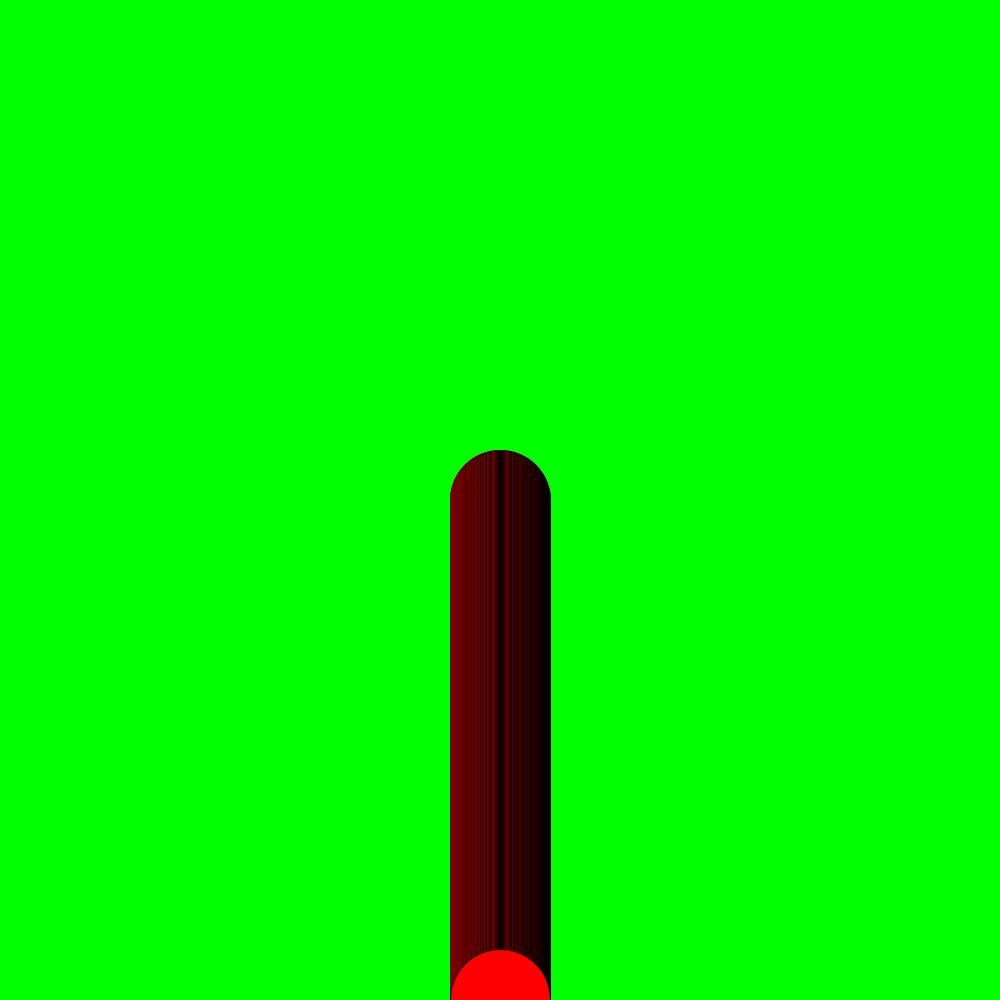
Frame 1 (no input)
Frame 60 (the mouse pressed at the canvas centre just before this capture): identical to frame 1, image omitted
Frame 120 (the mouse held since frame 60 and released just before this capture): identical to frame 1, image omitted

The Processing sketch that drew this single still picture (run headless with seeded random() and noise(); from frame 60 on, the mouse is pressed at the canvas centre):

// Processing sketch: flappy_bird
// ── flappy_bird.pde
void setup(){
  size(1000,1000);
  
}

void draw(){
  
  background(0, 255, 0);
  fill(255,0 , 0);
stroke(0, 0, 0);

for(int i=0;i<500;i++){
  
ellipse(500, 500+i, 100, 100);
}
}
